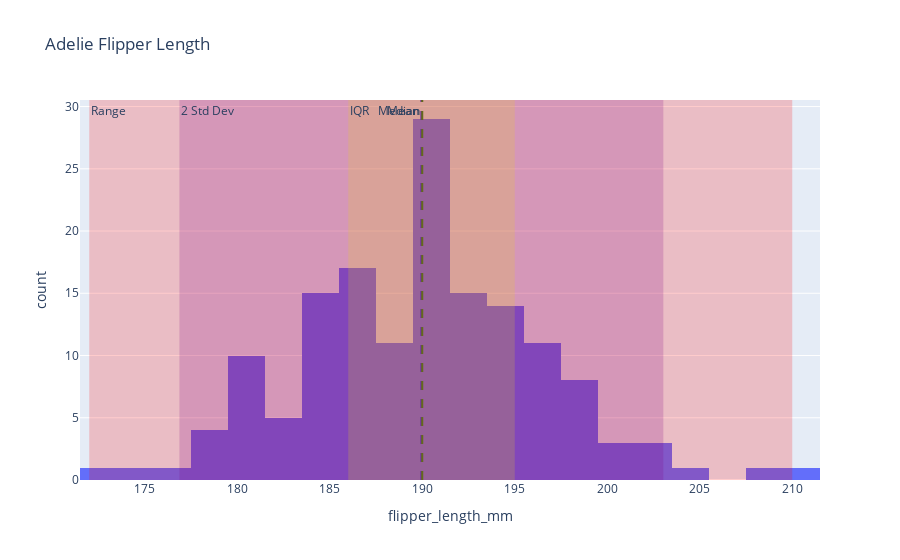
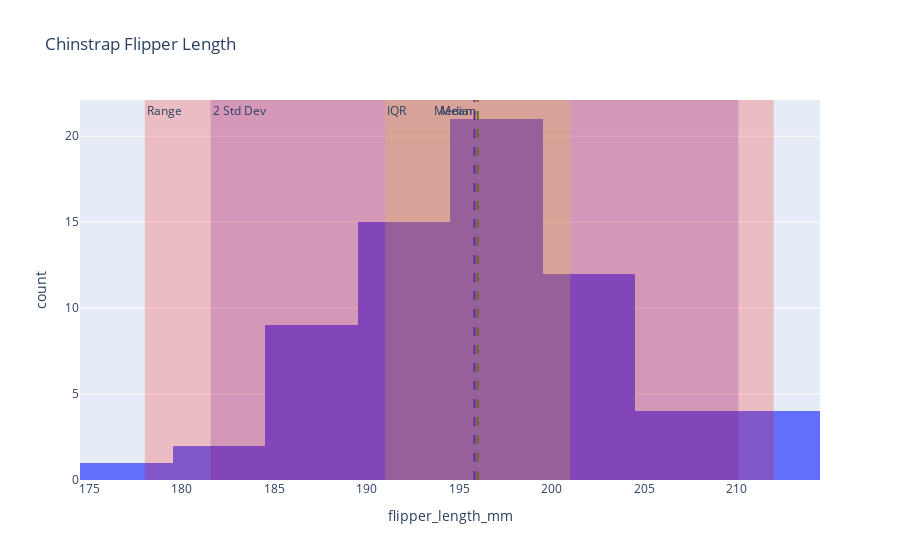
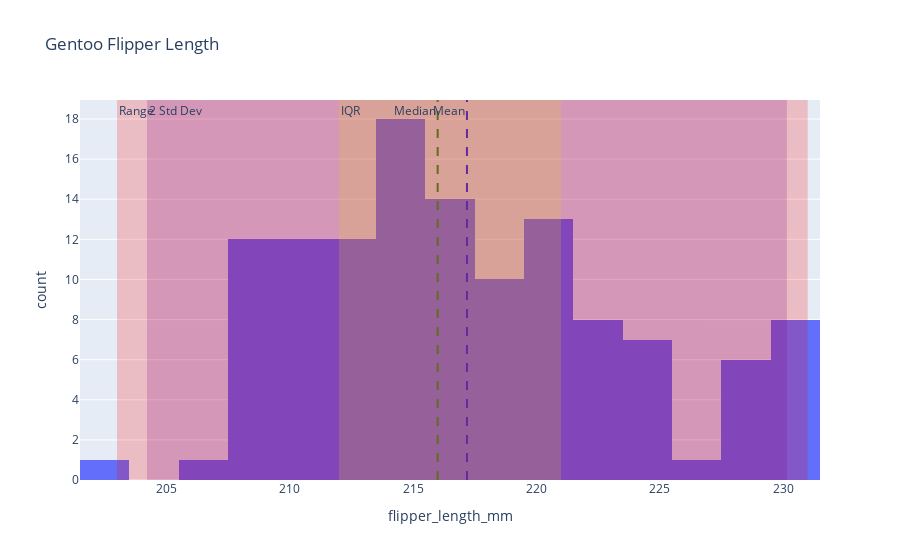

The notebook cell these images were saved under, in order:
### Markdown cell above
This was the the best code that I could make with CoPilot after 30 minutes. I was still figuring out vrect, hrect, hline, and vline.

### Code cell
import plotly.express as px
import plotly.graph_objects as go
import seaborn as sns

# Load the penguins dataset
penguins = sns.load_dataset('penguins')

# Function to create histograms and add statistical markers
def create_histogram_with_markers(species):
    data = penguins[penguins['species'] == species]['flipper_length_mm'].dropna()
    
    fig = px.histogram(data, x='flipper_length_mm', title=f'{species} Flipper Length')
    
    # Calculate statistics
    mean = data.mean()
    median = data.median()
    min_val = data.min()
    max_val = data.max()
    std_dev = data.std()
    q1 = data.quantile(0.25)
    q3 = data.quantile(0.75)
    
    # Add lines for mean and median
    fig.add_vline(x=mean, line=dict(color='blue', dash='dash'), annotation_text='Mean', annotation_position='top left')
    fig.add_vline(x=median, line=dict(color='green', dash='dash'), annotation_text='Median', annotation_position='top left')
    
    # Add rectangles for range, IQR, and 2 standard deviations
    fig.add_vrect(x0=min_val, x1=max_val, fillcolor='red', opacity=0.2, line_width=0, annotation_text='Range', annotation_position='top left')
    fig.add_vrect(x0=q1, x1=q3, fillcolor='yellow', opacity=0.2, line_width=0, annotation_text='IQR', annotation_position='top left')
    fig.add_vrect(x0=mean-2*std_dev, x1=mean+2*std_dev, fillcolor='purple', opacity=0.2, line_width=0, annotation_text='2 Std Dev', annotation_position='top left')
    
    fig.show()

# Create histograms for each species
species_list = penguins['species'].unique()
for species in species_list:
    create_histogram_with_markers(species)

### Figure 1 — Plotly figure (JSON) as saved in the notebook; plotly's stock layout.template omitted (floating-point values rounded to 4 significant figures; data arrays with more than 128 entries replaced by an {"elided": "..."} marker saying what was removed)
{"data": [{"alignmentgroup": "True", "bingroup": "x", "hovertemplate": "flipper_length_mm=%{x}<br>count=%{y}<extra></extra>", "legendgroup": "", "marker": {"color": "#636efa", "pattern": {"shape": ""}}, "name": "", "offsetgroup": "", "orientation": "v", "showlegend": false, "type": "histogram", "x": {"elided": "151 int values"}, "xaxis": "x", "yaxis": "y"}], "layout": {"annotations": [{"showarrow": false, "text": "Mean", "x": 190.0, "xanchor": "right", "xref": "x", "y": 1, "yanchor": "top", "yref": "y domain"}, {"showarrow": false, "text": "Median", "x": 190, "xanchor": "right", "xref": "x", "y": 1, "yanchor": "top", "yref": "y domain"}, {"showarrow": false, "text": "Range", "x": 172, "xanchor": "left", "xref": "x", "y": 1, "yanchor": "top", "yref": "y domain"}, {"showarrow": false, "text": "IQR", "x": 186, "xanchor": "left", "xref": "x", "y": 1, "yanchor": "top", "yref": "y domain"}, {"showarrow": false, "text": "2 Std Dev", "x": 176.9, "xanchor": "left", "xref": "x", "y": 1, "yanchor": "top", "yref": "y domain"}], "barmode": "relative", "legend": {"tracegroupgap": 0}, "shapes": [{"line": {"color": "blue", "dash": "dash"}, "type": "line", "x0": 190.0, "x1": 190.0, "xref": "x", "y0": 0, "y1": 1, "yref": "y domain"}, {"line": {"color": "green", "dash": "dash"}, "type": "line", "x0": 190, "x1": 190, "xref": "x", "y0": 0, "y1": 1, "yref": "y domain"}, {"fillcolor": "red", "line": {"width": 0}, "opacity": 0.2, "type": "rect", "x0": 172, "x1": 210, "xref": "x", "y0": 0, "y1": 1, "yref": "y domain"}, {"fillcolor": "yellow", "line": {"width": 0}, "opacity": 0.2, "type": "rect", "x0": 186, "x1": 195, "xref": "x", "y0": 0, "y1": 1, "yref": "y domain"}, {"fillcolor": "purple", "line": {"width": 0}, "opacity": 0.2, "type": "rect", "x0": 176.9, "x1": 203.0, "xref": "x", "y0": 0, "y1": 1, "yref": "y domain"}], "title": {"text": "Adelie Flipper Length"}, "xaxis": {"anchor": "y", "domain": [0, 1], "title": {"text": "flipper_length_mm"}}, "yaxis": {"anchor": "x", "domain": [0, 1], "title": {"text": "count"}}}}

### Figure 2 — Plotly figure (JSON) as saved in the notebook; plotly's stock layout.template omitted (floating-point values rounded to 4 significant figures)
{"data": [{"alignmentgroup": "True", "bingroup": "x", "hovertemplate": "flipper_length_mm=%{x}<br>count=%{y}<extra></extra>", "legendgroup": "", "marker": {"color": "#636efa", "pattern": {"shape": ""}}, "name": "", "offsetgroup": "", "orientation": "v", "showlegend": false, "type": "histogram", "x": [192, 196, 193, 188, 197, 198, 178, 197, 195, 198, 193, 194, 185, 201, 190, 201, 197, 181, 190, 195, 181, 191, 187, 193, 195, 197, 200, 200, 191, 205, 187, 201, 187, 203, 195, 199, 195, 210, 192, 205, 210, 187, 196, 196, 196, 201, 190, 212, 187, 198, 199, 201, 193, 203, 187, 197, 191, 203, 202, 194, 206, 189, 195, 207, 202, 193, 210, 198], "xaxis": "x", "yaxis": "y"}], "layout": {"annotations": [{"showarrow": false, "text": "Mean", "x": 195.8, "xanchor": "right", "xref": "x", "y": 1, "yanchor": "top", "yref": "y domain"}, {"showarrow": false, "text": "Median", "x": 196, "xanchor": "right", "xref": "x", "y": 1, "yanchor": "top", "yref": "y domain"}, {"showarrow": false, "text": "Range", "x": 178, "xanchor": "left", "xref": "x", "y": 1, "yanchor": "top", "yref": "y domain"}, {"showarrow": false, "text": "IQR", "x": 191, "xanchor": "left", "xref": "x", "y": 1, "yanchor": "top", "yref": "y domain"}, {"showarrow": false, "text": "2 Std Dev", "x": 181.6, "xanchor": "left", "xref": "x", "y": 1, "yanchor": "top", "yref": "y domain"}], "barmode": "relative", "legend": {"tracegroupgap": 0}, "shapes": [{"line": {"color": "blue", "dash": "dash"}, "type": "line", "x0": 195.8, "x1": 195.8, "xref": "x", "y0": 0, "y1": 1, "yref": "y domain"}, {"line": {"color": "green", "dash": "dash"}, "type": "line", "x0": 196, "x1": 196, "xref": "x", "y0": 0, "y1": 1, "yref": "y domain"}, {"fillcolor": "red", "line": {"width": 0}, "opacity": 0.2, "type": "rect", "x0": 178, "x1": 212, "xref": "x", "y0": 0, "y1": 1, "yref": "y domain"}, {"fillcolor": "yellow", "line": {"width": 0}, "opacity": 0.2, "type": "rect", "x0": 191, "x1": 201, "xref": "x", "y0": 0, "y1": 1, "yref": "y domain"}, {"fillcolor": "purple", "line": {"width": 0}, "opacity": 0.2, "type": "rect", "x0": 181.6, "x1": 210.1, "xref": "x", "y0": 0, "y1": 1, "yref": "y domain"}], "title": {"text": "Chinstrap Flipper Length"}, "xaxis": {"anchor": "y", "domain": [0, 1], "title": {"text": "flipper_length_mm"}}, "yaxis": {"anchor": "x", "domain": [0, 1], "title": {"text": "count"}}}}

### Figure 3 — Plotly figure (JSON) as saved in the notebook; plotly's stock layout.template omitted (floating-point values rounded to 4 significant figures)
{"data": [{"alignmentgroup": "True", "bingroup": "x", "hovertemplate": "flipper_length_mm=%{x}<br>count=%{y}<extra></extra>", "legendgroup": "", "marker": {"color": "#636efa", "pattern": {"shape": ""}}, "name": "", "offsetgroup": "", "orientation": "v", "showlegend": false, "type": "histogram", "x": [211, 230, 210, 218, 215, 210, 211, 219, 209, 215, 214, 216, 214, 213, 210, 217, 210, 221, 209, 222, 218, 215, 213, 215, 215, 215, 216, 215, 210, 220, 222, 209, 207, 230, 220, 220, 213, 219, 208, 208, 208, 225, 210, 216, 222, 217, 210, 225, 213, 215, 210, 220, 210, 225, 217, 220, 208, 220, 208, 224, 208, 221, 214, 231, 219, 230, 214, 229, 220, 223, 216, 221, 221, 217, 216, 230, 209, 220, 215, 223, 212, 221, 212, 224, 212, 228, 218, 218, 212, 230, 218, 228, 212, 224, 214, 226, 216, 222, 203, 225, 219, 228, 215, 228, 216, 215, 210, 219, 208, 209, 216, 229, 213, 230, 217, 230, 217, 222, 214, 215, 222, 212, 213], "xaxis": "x", "yaxis": "y"}], "layout": {"annotations": [{"showarrow": false, "text": "Mean", "x": 217.2, "xanchor": "right", "xref": "x", "y": 1, "yanchor": "top", "yref": "y domain"}, {"showarrow": false, "text": "Median", "x": 216, "xanchor": "right", "xref": "x", "y": 1, "yanchor": "top", "yref": "y domain"}, {"showarrow": false, "text": "Range", "x": 203, "xanchor": "left", "xref": "x", "y": 1, "yanchor": "top", "yref": "y domain"}, {"showarrow": false, "text": "IQR", "x": 212, "xanchor": "left", "xref": "x", "y": 1, "yanchor": "top", "yref": "y domain"}, {"showarrow": false, "text": "2 Std Dev", "x": 204.2, "xanchor": "left", "xref": "x", "y": 1, "yanchor": "top", "yref": "y domain"}], "barmode": "relative", "legend": {"tracegroupgap": 0}, "shapes": [{"line": {"color": "blue", "dash": "dash"}, "type": "line", "x0": 217.2, "x1": 217.2, "xref": "x", "y0": 0, "y1": 1, "yref": "y domain"}, {"line": {"color": "green", "dash": "dash"}, "type": "line", "x0": 216, "x1": 216, "xref": "x", "y0": 0, "y1": 1, "yref": "y domain"}, {"fillcolor": "red", "line": {"width": 0}, "opacity": 0.2, "type": "rect", "x0": 203, "x1": 231, "xref": "x", "y0": 0, "y1": 1, "yref": "y domain"}, {"fillcolor": "yellow", "line": {"width": 0}, "opacity": 0.2, "type": "rect", "x0": 212, "x1": 221, "xref": "x", "y0": 0, "y1": 1, "yref": "y domain"}, {"fillcolor": "purple", "line": {"width": 0}, "opacity": 0.2, "type": "rect", "x0": 204.2, "x1": 230.2, "xref": "x", "y0": 0, "y1": 1, "yref": "y domain"}], "title": {"text": "Gentoo Flipper Length"}, "xaxis": {"anchor": "y", "domain": [0, 1], "title": {"text": "flipper_length_mm"}}, "yaxis": {"anchor": "x", "domain": [0, 1], "title": {"text": "count"}}}}
